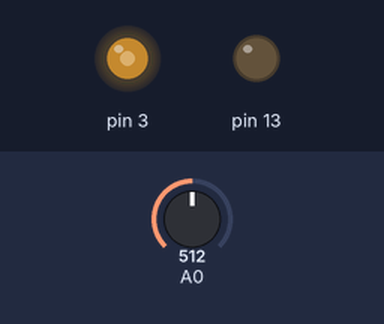
Bench run of a sketch on a simulated Arduino Uno, built with avr-gcc and run on an emulated ATmega328P. Shown: output pins drawn as LEDs (lit = HIGH). The test bench sets the inputs (shaded band); at power-on: A0 = 512.

Above: at 1.2 s.
1.3 s: A0 set to 716
At 2.0 s:
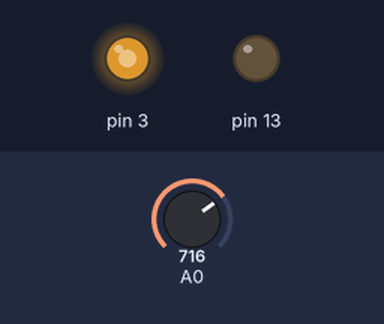
2.8 s: A0 set to 900
At 3.2 s:
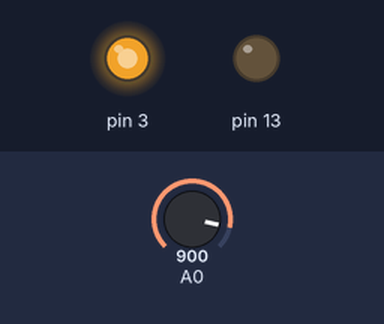
4.3 s: A0 set to 122
At 5.5 s:
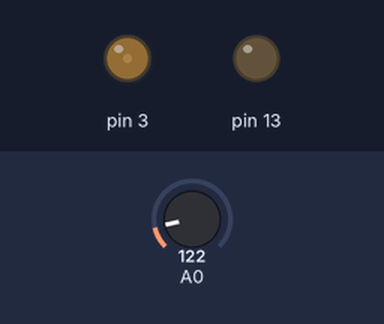
5.8 s: A0 set to 0
At 6.7 s:
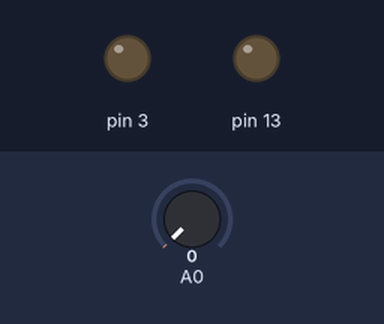
7.3 s: A0 set to 511
At 7.8 s:
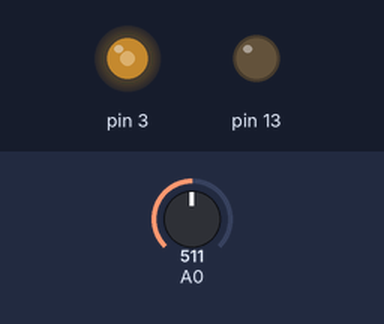
Timing chart, 0 to 9.8 s (numbered marks = the images above; inputs shaded):
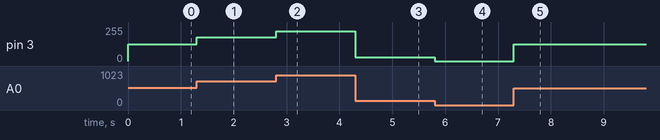

Measured:
- after the input at 1.3 s, pin 3: 127/255 → 178/255 at once
- after the input at 2.8 s, pin 3: 178/255 → 224/255 at once
- after the input at 4.3 s, pin 3: 224/255 → 30/255 at once
- after the input at 5.8 s, pin 3: 30/255 → 0/255 at once
- after the input at 7.3 s, pin 3: 0/255 → 127/255 at once

The sketch:

Blink_Dimmer.ino
```cpp
// the setup function runs once when you press reset or power the board
void setup() {
  // initialize digital pin 13 as an output & A0 as input.
  pinMode(13, OUTPUT);
  pinMode(A0, INPUT);
}

// the loop function runs over and over again forever
void loop() {
  int val = analogRead(A0); //reads the potenciometer value
  int intensity = map(val, 0,1023, 0, 255); // changes units
  analogWrite(3, intensity);   // turn the LED
}
```
